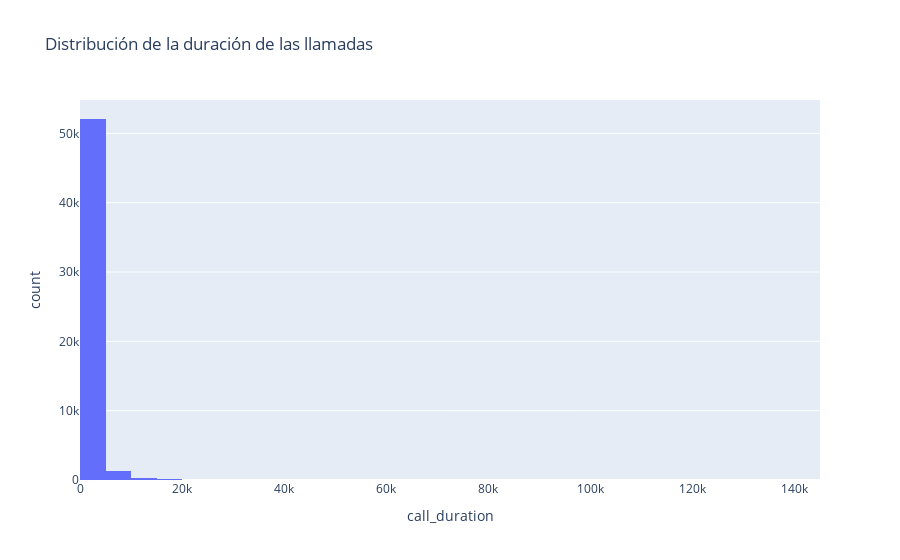

Notebook code for this chart:
### Code cell
fig = px.histogram(data, x='call_duration', nbins = 30, title='Distribución de la duración de las llamadas')
fig.show()

### Figure 1 — Plotly figure (JSON) as saved in the notebook; plotly's stock layout.template omitted (floating-point values rounded to 4 significant figures; data arrays with more than 128 entries replaced by an {"elided": "..."} marker saying what was removed)
{"data": [{"bingroup": "x", "hovertemplate": "call_duration=%{x}<br>count=%{y}<extra></extra>", "legendgroup": "", "marker": {"color": "#636efa", "pattern": {"shape": ""}}, "name": "", "nbinsx": 30, "orientation": "v", "showlegend": false, "type": "histogram", "x": {"elided": "53902 int values"}, "xaxis": "x", "yaxis": "y"}], "layout": {"barmode": "relative", "legend": {"tracegroupgap": 0}, "title": {"text": "Distribución de la duración de las llamadas"}, "xaxis": {"anchor": "y", "domain": [0, 1], "title": {"text": "call_duration"}}, "yaxis": {"anchor": "x", "domain": [0, 1], "title": {"text": "count"}}}}
